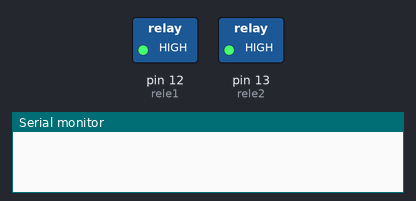
Bench run of a sketch on a simulated Arduino Uno, built with avr-gcc and run on an emulated ATmega328P. Shown: switched loads named in the sketch (green lamp = pin HIGH), the last lines printed to the serial monitor.

Above: at 0.1 s.
At 10.1 s:
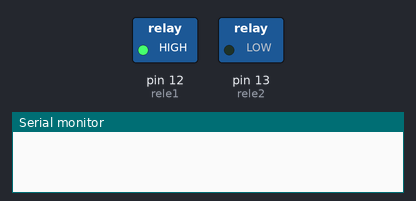
At 60.1 s:
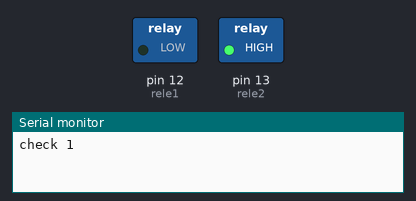
Timing chart, 0 to 61.6 s (numbered marks = the images above):
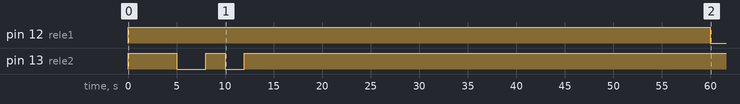

The sketch:

timer_baterias_diransa.ino
```cpp
const int rele1 = 12;  // The rele1 to which the LED is connected
const int rele2 = 13;  // The rele2 to which the LED is connected
const unsigned long intervalOn = 2000;  // LED on time in milliseconds (2 seconds)
const unsigned long intervalOn1 = 3000;
const unsigned long intervalOn2 = 2000;
const unsigned long intervalOn3 = 3000;

//const unsigned long intervalOff = 43200000;  // LED off interval in milliseconds (12 hours)
const unsigned long intervalOff = 60000; // 1 minute

unsigned long previousMillis = 0;  // Stores the last time LED was updated
unsigned long ledStartTime = 0;    // Stores the start time of LED activation

void setup() {
  pinMode(rele1, OUTPUT);
  pinMode(rele2, OUTPUT);
  digitalWrite(rele1, HIGH);
  digitalWrite(rele2, HIGH);
  // LOW es ALTO y HIGH es BAJO
  delay(5000);
  digitalWrite(rele1, HIGH);
  digitalWrite(rele2, LOW);
  delay(3000);
  digitalWrite(rele2, HIGH);
  delay(2000);
  digitalWrite(rele2, LOW);
  delay(2000);
  digitalWrite(rele2, HIGH);
  delay(3000);
  Serial.begin(9600);
}

void loop() {
  unsigned long currentMillis = millis();
  bool rele1State =  true;//digitalRead(rele1);  // Current state of the LED

  if (rele1State == true) {
    // LED is off, check if it's time to turn it on
    if (currentMillis - previousMillis >= intervalOff) {
      // Save the last time LED was turned on
      previousMillis = currentMillis;

      // Turn on the LED
      digitalWrite(rele1, LOW);
      digitalWrite(rele2, HIGH);
      rele1State = false;
      ledStartTime = currentMillis;  // Store the LED activation time
      Serial.println("check 1");
    }
  }
  else {
    // LED is on, check if it's time to turn it off
    if (currentMillis - ledStartTime >= intervalOn) {
      // Save the last time LED was turned off
      previousMillis = currentMillis;

      // Turn off the LED
      digitalWrite(rele1, HIGH);
      digitalWrite(rele2, LOW);

      // Check if it's time to start the rele2 sequence
      if (currentMillis - ledStartTime >= intervalOn1) {
        // Turn on rele2 for 3 seconds
        digitalWrite(rele2, HIGH);
      }

      // Check if it's time to turn off rele2
      if (currentMillis - ledStartTime >= intervalOn2) {
        // Turn off rele2
        digitalWrite(rele2, LOW);
      }

      if (currentMillis - ledStartTime >= intervalOn3) {
        digitalWrite(rele2, HIGH);
        rele1State = true;
      }
    }
  }
}
```

Measured:
- by itself, pin 12 (rele1): HIGH → LOW at 60.0 s
